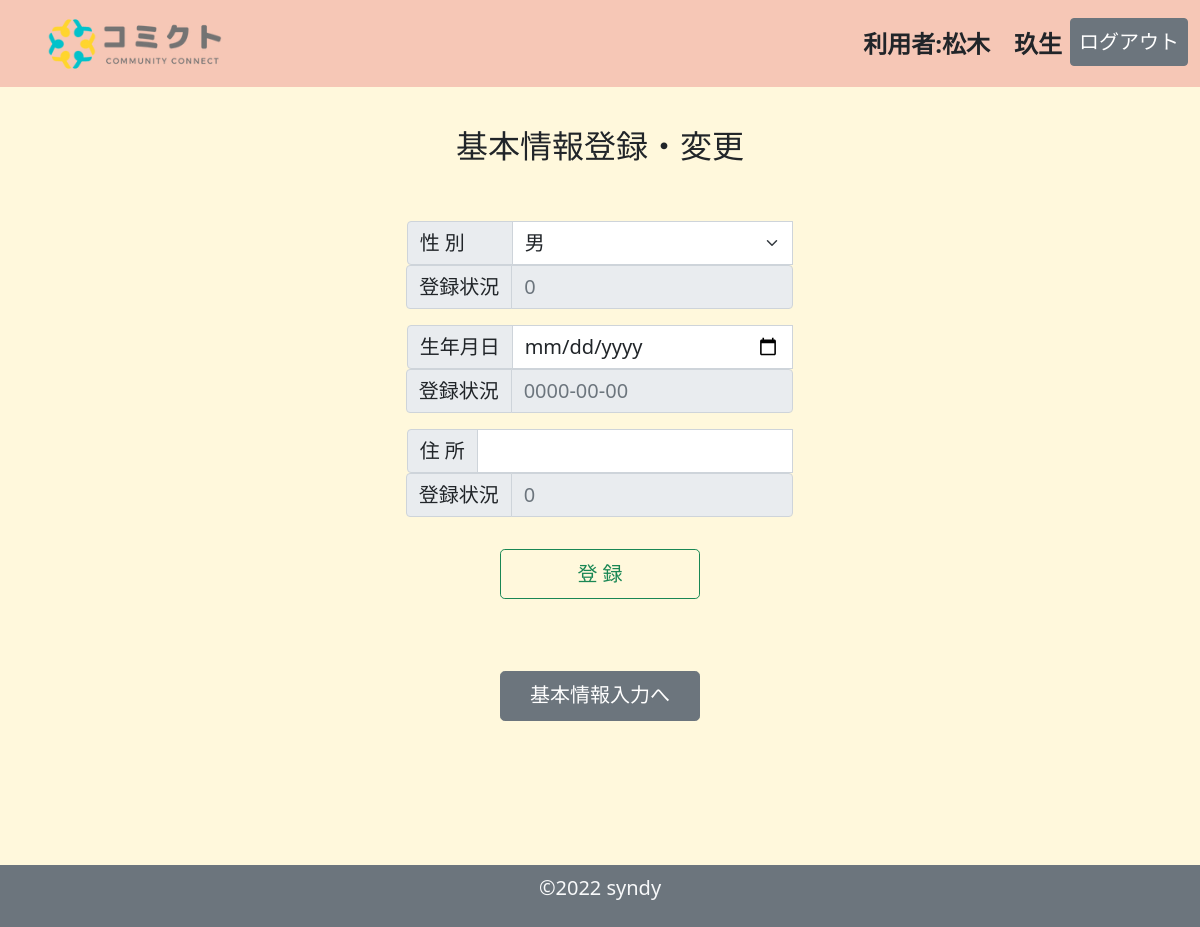
The page /member.php (signed in) on the database as committed earlier.
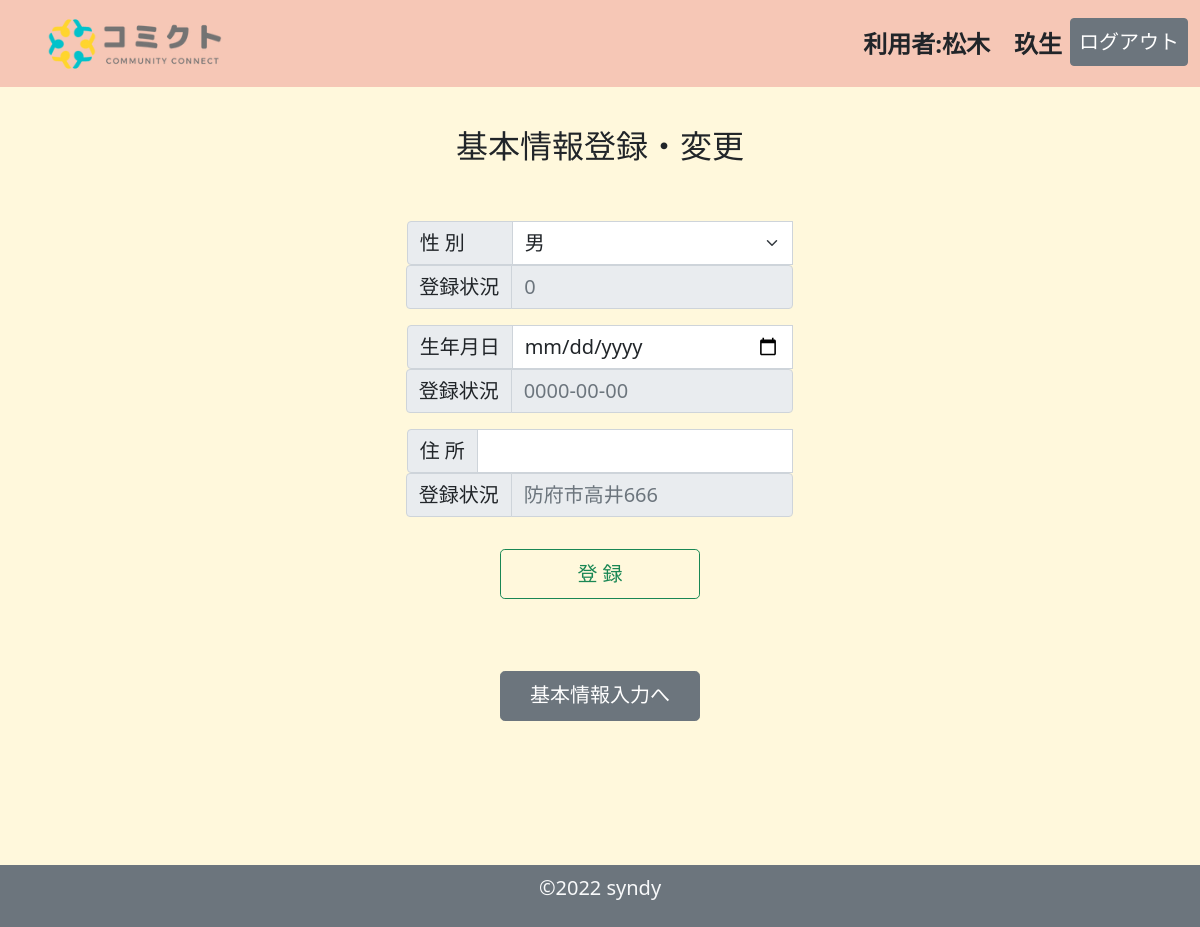
The same page on the database as committed later.
### tables this page shows
CREATE TABLE `member_table` (
  `member_id` int(11) NOT NULL,
  `mbname` varchar(128) NOT NULL,
  `login_id` varchar(128) NOT NULL,
  `password` varchar(128) NOT NULL,
  `is_admin` int(1) NOT NULL,
  `is_dalete` int(1) NOT NULL,
  `seibetu` varchar(64) NOT NULL,
  `barthday` date NOT NULL,
  `mbaddress` varchar(128) NOT NULL,
  `created_at` datetime NOT NULL,
  `update_at` datetime NOT NULL
);

### member.php (the view, shortened to what the changed rows need)
<?php
$id = $_SESSION['member_id'];
$pdo = connect_to_db();
$sql = 'SELECT * FROM member_table WHERE member_id=:id';
$stmt = $pdo->prepare($sql);
$stmt->bindValue(':id', $id, PDO::PARAM_INT);
try {
    $status = $stmt->execute();
} catch (PDOException $e) {
    echo json_encode(["sql error" => "{$e->getMessage()}"]);
    exit();
}
$record = $stmt->fetch(PDO::FETCH_ASSOC);
?>
<!DOCTYPE html>
<html lang="ja">
<head>
    <link href="https://cdn.jsdelivr.net/npm/bootstrap@5.1.3/dist/css/bootstrap.min.css" rel="stylesheet">
    <link rel="stylesheet" href="css/style_home.css">
</head>
<body>
    <main class="mb-5">
        <form action="member_create.php" method="POST">
            <div class="container-fluid">
                <div class="row justify-content-center  g-2">
                    <div class="col-lg-4 text-center">
                        <div class="input-group mb-3 justify-content-center">
                            <form>
                                <fieldset disabled class="input-group justify-content-center">
                                    <div class="input-group justify-content-center">
                                        <span class="input-group-text fs-5" id="inputGroup-sizing-default">登録状況</span>
                                        <input type="text" class="form-control fs-5 " placeholder="<?= $record["seibetu"] ?>" aria-label="Sizing example input" aria-describedby="inputGroup-sizing-default">
                                    </div>
                                </fieldset>
                            </form>
                        </div>
                    </div>
                </div>
                <div class="row justify-content-center  g-2">
                    <div class="col-lg-4 text-center">
                        <div class="input-group mb-3 justify-content-center">
                            <form>
                                <fieldset disabled class="input-group justify-content-center">
                                    <div class="input-group justify-content-center">
                                        <span class="input-group-text fs-5" id="inputGroup-sizing-default">登録状況</span>
                                        <input type="text" class="form-control fs-5" placeholder="<?= $record["barthday"] ?>" aria-label="Sizing example input" aria-describedby="inputGroup-sizing-default">
                                    </div>
                                </fieldset>
                            </form>
                        </div>
                    </div>
                </div>
                <div class="row justify-content-center  g-2">
                    <div class="col-lg-4 text-center">
                        <div class="input-group mb-3 justify-content-center">
                            <form style="max-width: 400px;">
                                <fieldset disabled class="input-group justify-content-center mb-3 ">
                                    <div class="input-group justify-content-center">
                                        <span class="input-group-text fs-5" id="inputGroup-sizing-default">登録状況</span>
                                        <input type="text" class="form-control fs-5 " placeholder="<?= $record["mbaddress"] ?>" aria-label="Sizing example input" aria-describedby="inputGroup-sizing-default">
                                    </div>
                                </fieldset>
                            </form>
                        </div>
                    </div>
                </div>
            </div>
        </form>
    </main>
</body>
</html>

Rows that differ between the two databases and show on the page:
changed member_table: mbaddress "0" → "防府市高井666"
